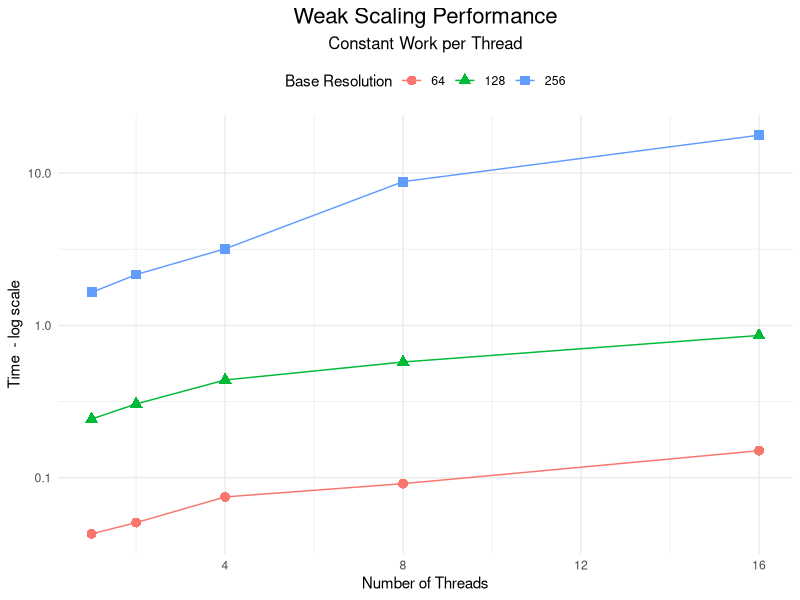

Reproduce this figure in R.

library(ggplot2)

data <- data.frame(
  Threads = c(1, 2, 4, 8, 16, 1, 2, 4, 8, 16, 1, 2, 4, 8, 16),
  Time = c(
    1.64731, 2.15767, 3.18554, 8.79481, 17.7462,  # Baseline 256
    0.242696, 0.30497, 0.438155, 0.574939, 0.85906,  # Baseline 128
    0.0427807, 0.0506674, 0.0747649, 0.0913472, 0.15033  # Baseline 64
  ),
  Baseline = factor(rep(c(256, 128, 64), each = 5))
)

ggplot(data, aes(x = Threads, y = Time, color = Baseline, shape = Baseline)) +
  geom_line() +
  geom_point(size = 3) +
  scale_y_log10() + 
  labs(
    title = "Weak Scaling Performance",
    subtitle = "Constant Work per Thread",
    x = "Number of Threads",
    y = "Time  - log scale",
    color = "Base Resolution",
    shape = "Base Resolution"
  ) +
  theme_minimal() +
  theme(
    plot.title = element_text(hjust = 0.5, size = 16),
    plot.subtitle = element_text(hjust = 0.5, size = 12),
    legend.position = "top"
  )
